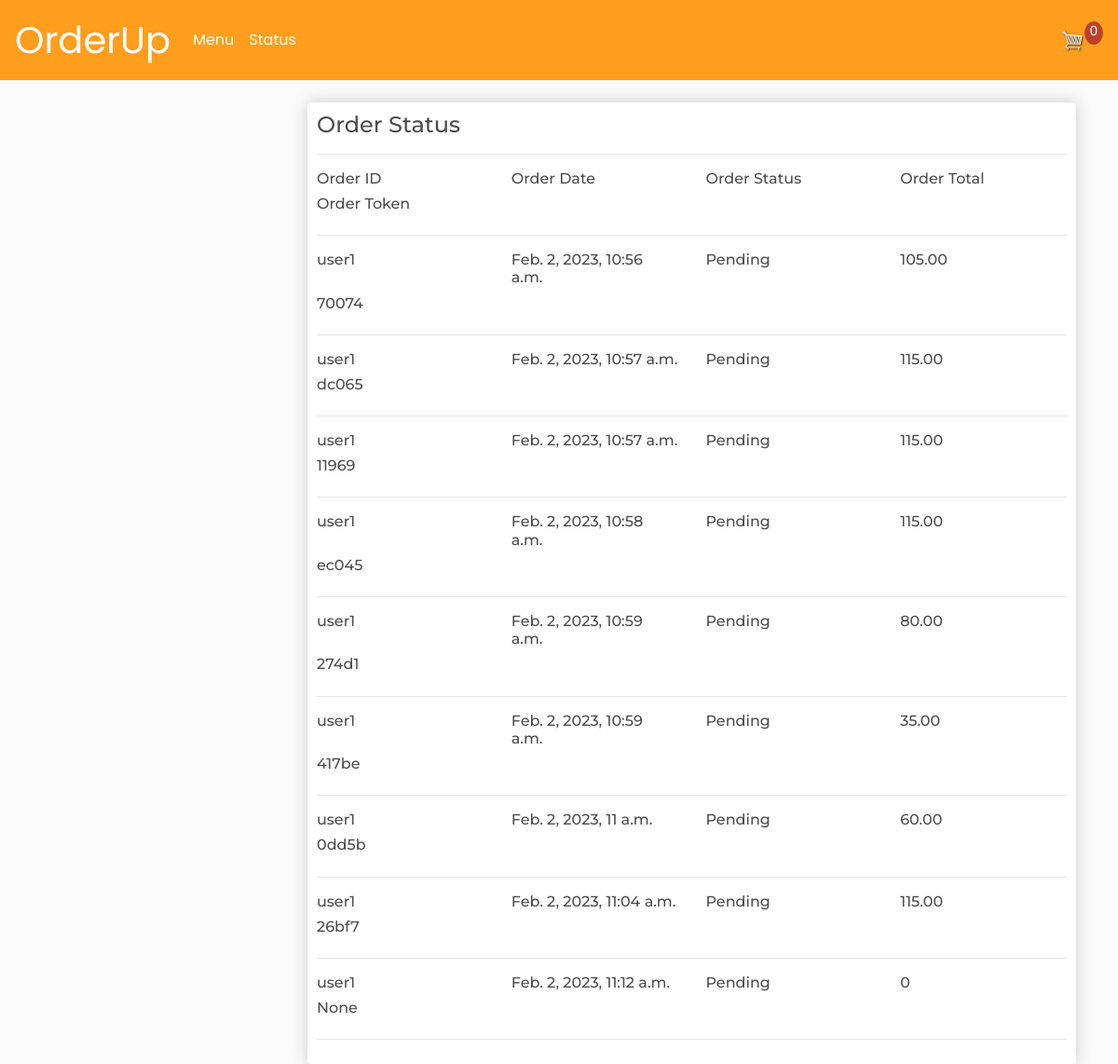
Page /status/ on the earlier database version.
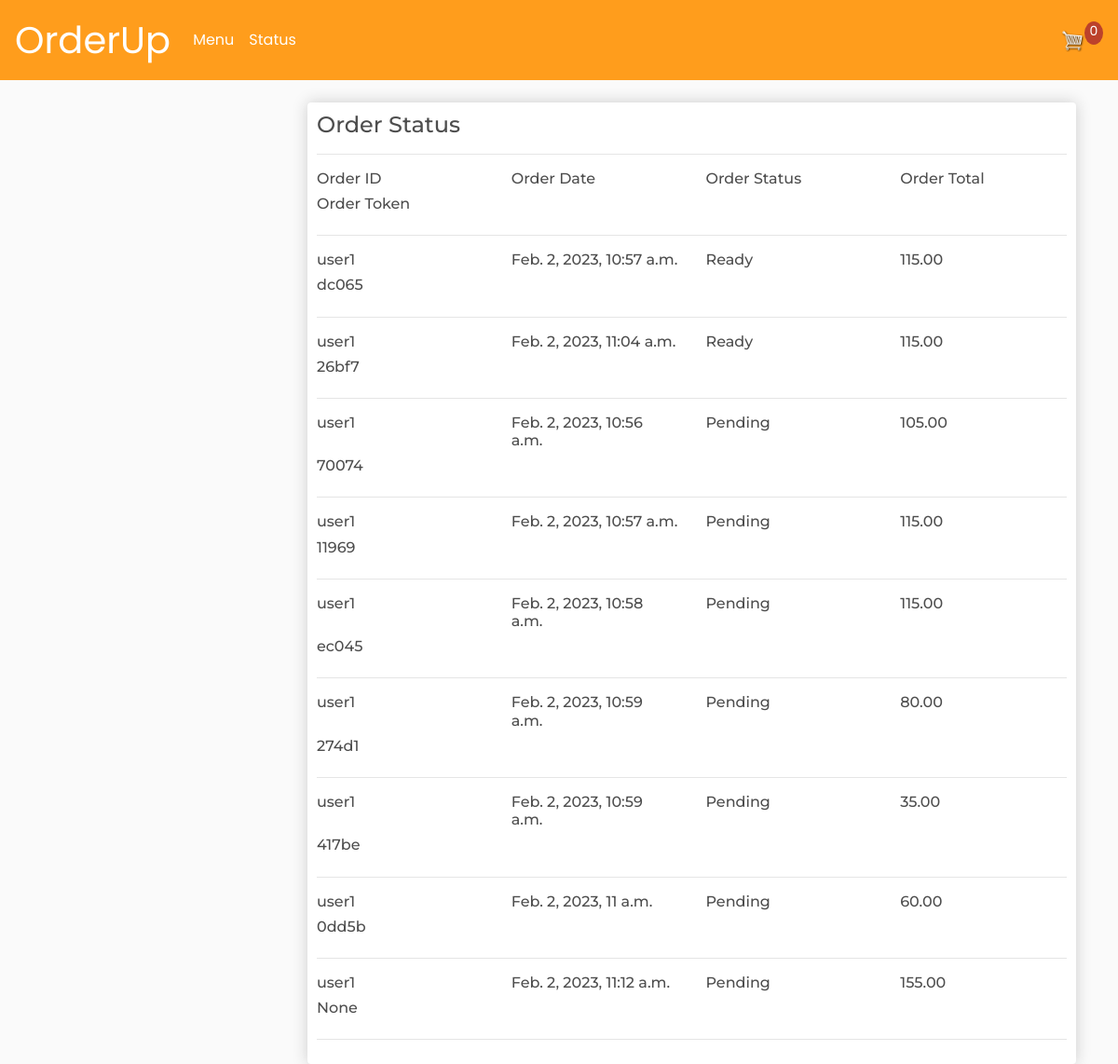
Same page on the later database version.
### store/models.py (models this page shows, shortened)
class Order(models.Model):
	STATUS = (
		('Pending', 'Pending'),
		('Ready', 'Ready'),
	)
	customer = models.ForeignKey(Customer, on_delete=models.SET_NULL, null=True, blank=True)
	date_ordered = models.DateTimeField(auto_now_add=True)
	complete = models.BooleanField(default=False)
	transaction_id = models.CharField(max_length=100, null=True)
	orderstatus = models.CharField(max_length=100, choices=STATUS, default='Pending')
	@property
	def get_cart_total(self):
		orderitems = self.orderitem_set.all()
		total = sum([item.get_total for item in orderitems])
		return total
	@property
	def get_transaction_id(self):
		transaction_id = self.transaction_id
		return transaction_id

class Customer(models.Model):
	user = models.OneToOneField(User, null=True, blank=True, on_delete=models.CASCADE)
	name = models.CharField(max_length=200, null=True)
	email = models.CharField(max_length=200)
	def __str__(self):
		return self.name

class OrderItem(models.Model):
	product = models.ForeignKey(Product, on_delete=models.SET_NULL, null=True)
	order = models.ForeignKey(Order, on_delete=models.SET_NULL, null=True)
	quantity = models.IntegerField(default=0, null=True, blank=True)
	date_added = models.DateTimeField(auto_now_add=True)
	@property
	def get_total(self):
		total = self.product.price * self.quantity
		return total

class Product(models.Model):
	name = models.CharField(max_length=200)
	price = models.DecimalField(max_digits=7, decimal_places=2)
	digital = models.BooleanField(default=False,null=True, blank=True)
	image = models.ImageField(null=True, blank=True)

### store/views.py (the view)
# urls.py: path('status/', views.status, name="status"),
def status(request):
    orderno = Order.objects.all().order_by('-orderstatus')
    data  = cartData(request)
    cartItems = data['cartItems']
    products = Product.objects.all()
    context = {"products":products, 'cartItems':cartItems, 'orderno':orderno}
    return render(request, 'store/status.html', context)

### store/utils.py (called while the page is built, shortened)
def cookieCart(request):
    try:
        cart = json.loads(request.COOKIES['cart'])
    except :
        cart = {}
    print('Cart: ',cart)
    items = []
    order = {'get_cart_total':0, 'get_cart_items':0, 'shipping':False}
    cartItems = order['get_cart_items']
    return {'cartItems':cartItems, 'order':order, 'items':items}

def cartData(request):
    if request.user.is_authenticated:
        customer = request.user.customer
        order, created = Order.objects.get_or_create(customer=customer, complete=False)
        items = order.orderitem_set.all()
        cartItems = order.get_cart_items
    else:
        cookieData = cookieCart(request)
        cartItems = cookieData['cartItems']
        order = cookieData['order']
        items = cookieData['items']
    return {'cartItems':cartItems, 'order':order, 'items':items}

### store/templates/store/status.html
{% extends 'store/main.html' %}
{% load static %}
{% block content %}
<div class="row">
    <div class="col-md-3">
    </div>
    <div class="col-md">
        <div class="box-element">
            <h4>Order Status</h4>
            <hr>
            <div class="row">
                <div class="col-md-3">
                    <h6>Order ID</h6>
                </div>
                <div class="col-md-3">
                    <h6>Order Date</h6>
                </div>
                <div class="col-md-3">
                    <h6>Order Status</h6>
                </div>
                <div class="col-md-3">
                    <h6>Order Total</h6>
                </div>
                <div class="col-md-3">
                    <h6>Order Token</h6>
                </div>
            </div>
            <hr>
            {% for order in orderno %}
            <div class="row">
                <div class="col-md-3">
                    <h6>{{order.customer}}</h6>
                </div>
                <div class="col-md-3">
                    <h6>{{order.date_ordered}}</h6>
                </div>
                <div class="col-md-3">
                    <h6>{{order.orderstatus}}</h6>
                </div>
                <div class="col-md-3">
                    <h6>{{order.get_cart_total}}</h6>
                </div>
                <div class="col-md-3">
                    <h6>{{order.get_transaction_id}}</h6>
                </div>
            </div>
            <hr>
            {% endfor %}
        </div>
    </div>
</div>
{% endblock content %}

Differences in the rows shown:
changed Order "dc065": orderstatus "Pending" → "Ready"; moves up the list
changed Order "Feb. 2, 2023, 11:04 a.m.": orderstatus "Pending" → "Ready"; moves up the list
computed for Order "Feb. 2, 2023, 11:12 a.m.": get_cart_total "0" → "155.00"
